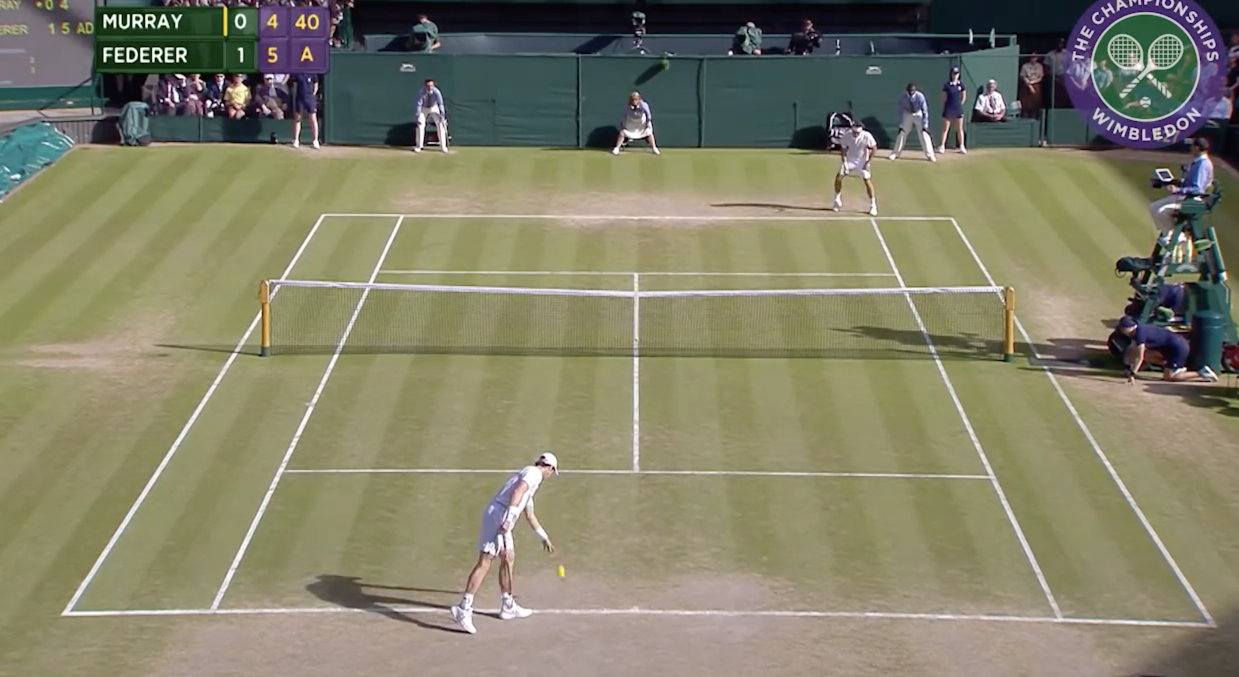
#> input picture tn1.png, 2478 x 1354 px (shown at 1/2 size)
$ jupyter execute --allow-errors 8-1_Houghline.ipynb   (shell and % lines are left out)
#> lines starting #> are read from the running program, lines starting #| are printed output that depends on the picture; after the words box and inside, x2 and y2 are one past the last pixel; in counts of white or black regions, pixels touching at a corner belong together
1. adaptive gaussian thresholding
2. dialation
3. houghlines

[cell 1]
import cv2
import numpy as np
import matplotlib.pyplot as plt

# Dilation

[cell 2]
kernel1 = np.ones((1,1),np.uint8)
kernel3 = np.ones((3,3),np.uint8)
kernel5 = np.ones((5,5),np.uint8)
kernel10 = np.ones((10,10),np.uint8)
kernel20 = np.ones((20,20),np.uint8)

krn = [kernel1, kernel3, kernel5, kernel10, kernel20]

[cell 3]
fig, axs = plt.subplots(1, 5, figsize=(50,10))
fig.suptitle('kernel')

#> (the rest of this cell did not finish here and is left out)

[cell 4]
def plot(rows, cols, figsize, title, images):
    fig, axs = plt.subplots(rows, cols, figsize=figsize)
    fig.suptitle(title)
    for a in range(rows):
        for b in range(cols):
            axs[a, b].imshow(images[a][b], 'gray')
            axs[a, b].set_title('Axis [' + str(a) + str(b) + ']')

[cell 5]
high = np.array([232, 229, 227])
low = np.array([203, 196, 169])

img = cv2.imread('tn1.png')
#> img is the input picture: shape (1354, 2478, 3); mean B, G, R 105, 128.7, 130.8
imgi = cv2.cvtColor(img, cv2.COLOR_BGR2RGB)
rng = cv2.inRange(imgi, low, high)
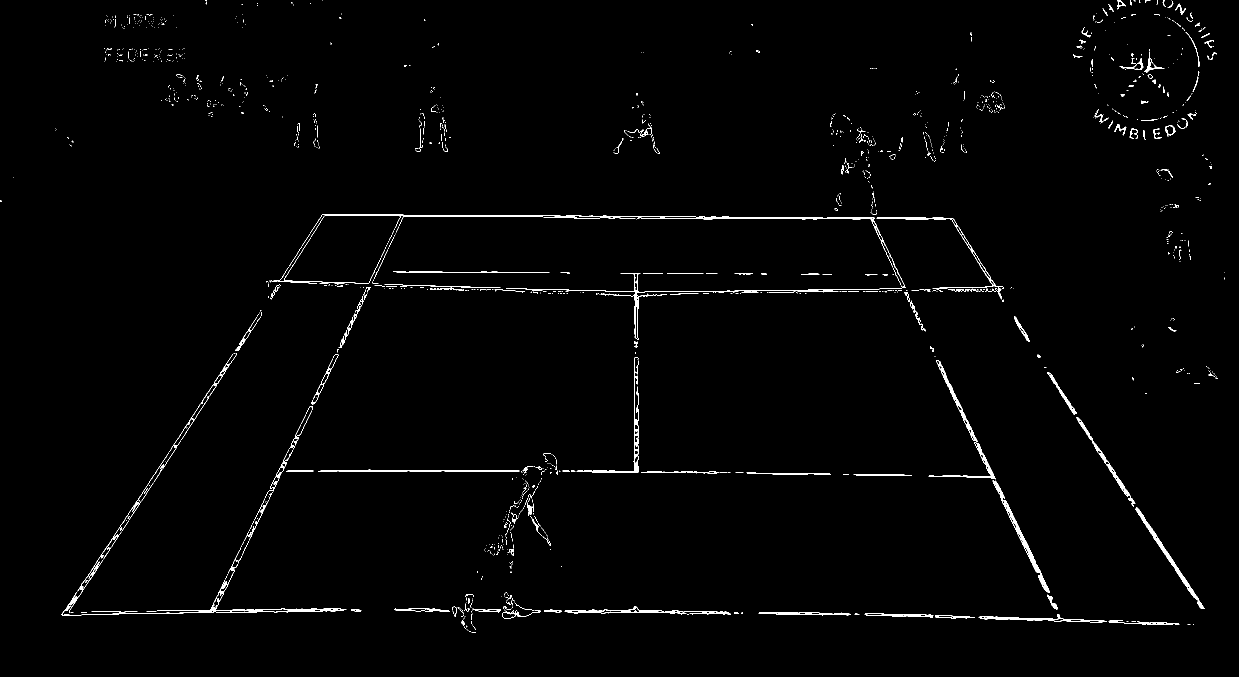
#> rng: shape (1354, 2478) (shown at 1/2 size); 1.3% white; 1456 white regions (1279 under 20 px), largest, box (x1, y1, x2, y2) and area: (620, 428, 1812, 680) 6225, (123, 905, 693, 1231) 3579, (1985, 961, 2099, 1186) 1820
edges = cv2.Canny(rng,50,150,apertureSize=3)
#> edges: shape (1354, 2478); 1.2% white in thin lines or dots
edges2 = cv2.Canny(rng,50,150,apertureSize=5)
#> edges2: shape (1354, 2478); 1.4% white in thin lines or dots

kernel3 = np.ones((3,3),np.uint8)
dilation = cv2.dilate(edges2,kernel3,iterations = 1)
#> dilation: shape (1354, 2478); 4.1% white; 309 white regions (1 under 20 px), largest, box (x1, y1, x2, y2) and area: (530, 426, 2010, 696) 31323, (122, 572, 743, 1233) 22326, (1856, 718, 2100, 1187) 5746

[cell 6]
arr = [ [edges, edges2], [dilation, img]]

[cell 7]
plot(2,2,(20,10), 'arr', arr)
#> figure, not shown here; B, G, R data is drawn as R, G, B

[cell 8]
lines1 = cv2.HoughLinesP(edges2,1,np.pi/180,100, minLineLength = 500, maxLineGap=100)
#> lines1 = 66 rows, first 6: [851, 1216, 2246, 1240], [419, 1226, 807, 429], [418, 1222, 805, 428], [541, 559, 1363, 588], [132, 1231, 654, 427], [799, 433, 1732, 433]
lines2 = cv2.HoughLinesP(edges2,1,np.pi/180,100, minLineLength = 500, maxLineGap=200)
#> lines2 = 86 rows, first 6: [851, 1216, 2246, 1240], [419, 1226, 892, 255], [418, 1222, 892, 250], [541, 559, 1363, 588], [132, 1231, 654, 427], [640, 433, 1732, 433]
lines3 = cv2.HoughLinesP(edges2,1,np.pi/180,100, minLineLength = 1000, maxLineGap=100)
#> lines3 = [[851, 1216, 2246, 1240], [823, 1216, 2029, 1237], [903, 1215, 2145, 1237], [903, 1214, 2035, 1234]]
lines4 = cv2.HoughLinesP(edges2,1,np.pi/180,100, minLineLength = 1000, maxLineGap=200)
#> lines4 = [[851, 1216, 2246, 1240], [640, 433, 1732, 433], [571, 546, 1976, 546], [549, 581, 2000, 581], [126, 1222, 1443, 1222], [551, 580, 2001, 580], [550, 582, 1999, 582], [819, 1216, 2272, 1241], [906, 1212, 2120, 1234], [903, 1215, 2127, 1236], [127, 1221, 1373, 1221], [128, 1220, 1316, 1220]]


red = (255,0,0)
img1= img.copy()
img2= img.copy()
img3= img.copy()
img4= img.copy()

for line in lines1:
    x1, y1, x2, y2 = line[0]
    img1 = cv2.line(img1, (x1, y1), (x2,y2), red)
#> this loop made 66 passes
#> (x1, y1, x2, y2) on passes 1 to 12: (851, 1216, 2246, 1240), (419, 1226, 807, 429), (418, 1222, 805, 428), (541, 559, 1363, 588), (132, 1231, 654, 427), (799, 433, 1732, 433), (788, 1217, 1460, 1229), (124, 1231, 645, 428), (893, 943, 1458, 943), (1688, 327, 2049, 1101), (917, 581, 1469, 581), (127, 1231, 649, 427)
#> img1: shape (1354, 2478, 3); mean B, G, R 105.9, 125.9, 127.9

for line in lines2:
    x1, y1, x2, y2 = line[0]
    img2 = cv2.line(img2, (x1, y1), (x2,y2), red)
#> this loop made 86 passes
#> (x1, y1, x2, y2) on passes 1 to 12: (851, 1216, 2246, 1240), (419, 1226, 892, 255), (418, 1222, 892, 250), (541, 559, 1363, 588), (132, 1231, 654, 427), (640, 433, 1732, 433), (660, 1215, 1460, 1229), (124, 1231, 645, 428), (562, 943, 1458, 943), (1688, 327, 2115, 1243), (568, 546, 1976, 546), (1149, 437, 1908, 437)
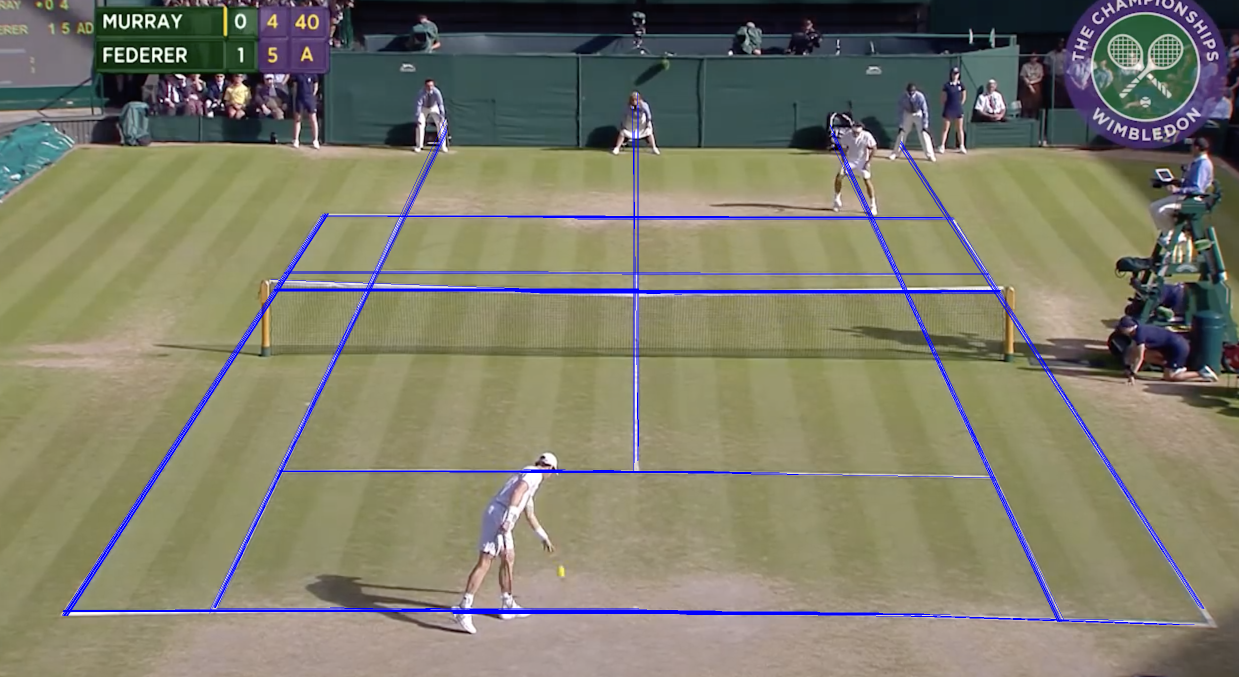
#> img2: shape (1354, 2478, 3) (shown at 1/2 size); mean B, G, R 106.5, 124.7, 126.7

for line in lines3:
    x1, y1, x2, y2 = line[0]
    img3 = cv2.line(img3, (x1, y1), (x2,y2), red)
#> this loop made 4 passes
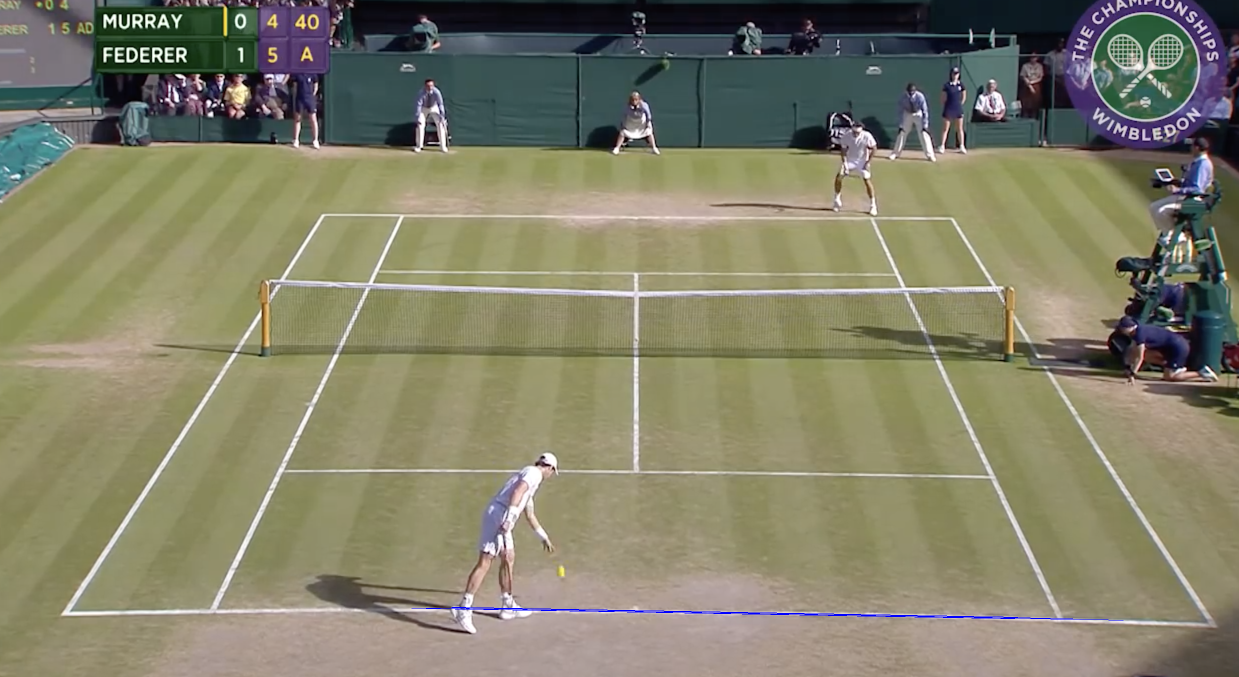
#> img3: shape (1354, 2478, 3) (shown at 1/2 size); mean B, G, R 105.1, 128.5, 130.5

for line in lines4:
    x1, y1, x2, y2 = line[0]
    img4 = cv2.line(img4, (x1, y1), (x2,y2), red)
#> this loop made 12 passes
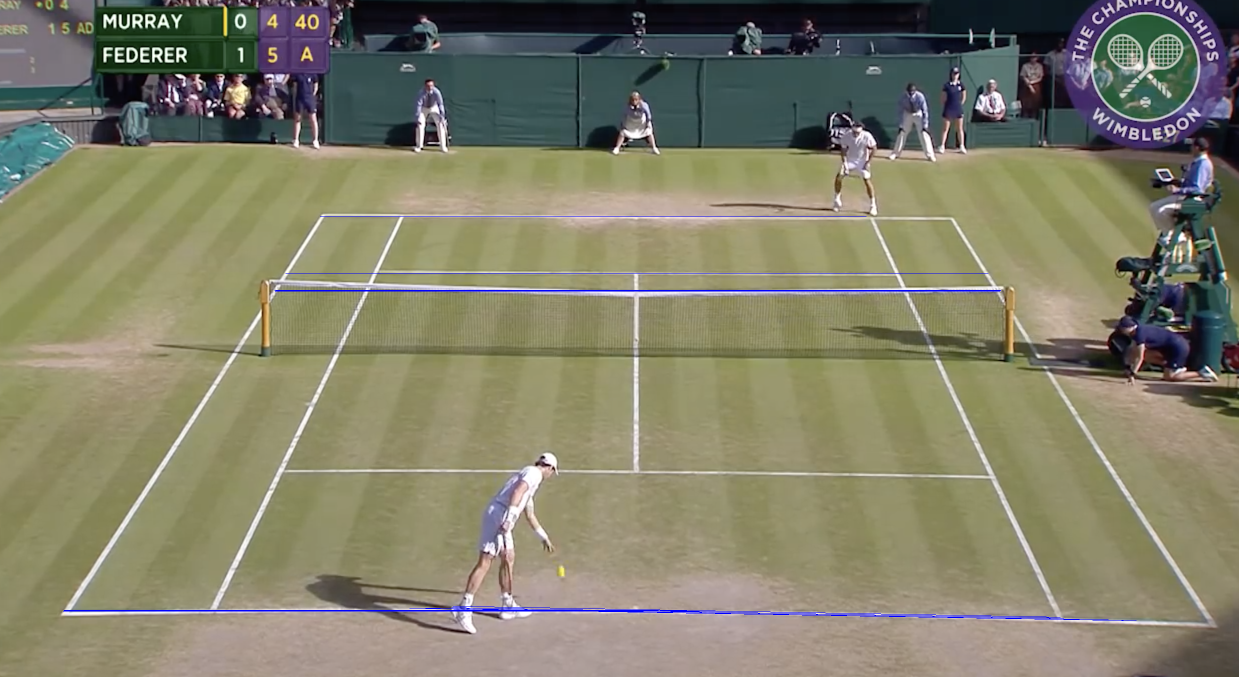
#> img4: shape (1354, 2478, 3) (shown at 1/2 size); mean B, G, R 105.3, 127.9, 129.9

images = [[img1, img2], [img3, img4]]
plot(2,2,(20,10), 'Houghlines', images)
#> figure, not shown here; B, G, R data is drawn as R, G, B

[cell 9]
plot(2,2,(20,10), 'Houghlines', images)

[cell 10]
lines5 = cv2.HoughLinesP(edges2,1,np.pi/180,100, minLineLength = 500, maxLineGap=120)
#> lines5 = 71 rows, first 6: [851, 1216, 2246, 1240], [419, 1226, 807, 429], [418, 1222, 805, 428], [541, 559, 1363, 588], [132, 1231, 654, 427], [799, 433, 1732, 433]
lines6 = cv2.HoughLinesP(edges2,1,np.pi/180,100, minLineLength = 500, maxLineGap=140)
#> lines6 = 77 rows, first 6: [851, 1216, 2246, 1240], [419, 1226, 807, 429], [418, 1222, 805, 428], [541, 559, 1363, 588], [132, 1231, 654, 427], [799, 433, 1732, 433]
lines7 = cv2.HoughLinesP(edges2,1,np.pi/180,100, minLineLength = 500, maxLineGap=160)
#> lines7 = 80 rows, first 6: [851, 1216, 2246, 1240], [419, 1226, 892, 255], [418, 1222, 892, 250], [541, 559, 1363, 588], [132, 1231, 654, 427], [640, 433, 1732, 433]
lines8 = cv2.HoughLinesP(edges2,1,np.pi/180,100, minLineLength = 500, maxLineGap=180)
#> lines8 = 85 rows, first 6: [851, 1216, 2246, 1240], [419, 1226, 892, 255], [418, 1222, 892, 250], [541, 559, 1363, 588], [132, 1231, 654, 427], [640, 433, 1732, 433]

red = (255,0,0)
img1= img.copy()
img2= img.copy()
img3= img.copy()
img4= img.copy()

#> (the rest of this cell did not finish here and is left out)

[cell 11]
lines5[0], lines5[1],
#> Out = ([[851, 1216, 2246, 1240]], [[419, 1226, 807, 429]])

[cell 12]
lines5.shape, lines6.shape,lines7.shape, lines8.shape

[cell 13]
lines4.shape
#> Out = (12, 1, 4)

[cell 14]
for line in lines5:
    x1, y1, x2, y2 = line[0]
    if y2-100 < y1 < y2 + 100:
        img1 = cv2.line(img1, (x1, y1), (x2,y2), red)
    else:
        img1 = cv2.line(img1, (x1, y1), (x2,y2), (0,255,0))
#> this loop made 71 passes
#> line on passes 39 to 50: [[1660, 249, 2123, 1242]], [[350, 1219, 1293, 1219]], [[905, 1226, 1765, 1226]], [[1662, 266, 2118, 1243]], [[125, 1223, 1634, 1223]], [[137, 1210, 620, 466]], [[1244, 548, 1795, 548]], [[431, 1215, 747, 568]], [[313, 1220, 1355, 1220]], [[1044, 940, 1608, 949]], [[1042, 584, 1998, 584]], [[426, 1214, 809, 429]]
#> img1: shape (1354, 2478, 3); mean B, G, R 104, 127.6, 127.6

plt.imshow(img1)

[cell 15]
gray = np.float32(dilation)
dilation.shape, dilation.dtype, gray.shape, gray.dtype,

[cell 16]
lines9 = cv2.HoughLinesP(edges2,1,np.pi/180,100, minLineLength = 900, maxLineGap=200)
lines9.shape
#> Out = (37, 1, 4)

1. verti vs hori
2. verti --> x1 or x2

[cell 17]
lines9 = cv2.HoughLinesP(edges2,1,np.pi/180,100, minLineLength = 800, maxLineGap=100)
lines10 = cv2.HoughLinesP(edges2,1,np.pi/180,100, minLineLength = 800, maxLineGap=200)
lines11 = cv2.HoughLinesP(edges2,1,np.pi/180,100, minLineLength = 900, maxLineGap=100)
lines12 = cv2.HoughLinesP(edges2,1,np.pi/180,100, minLineLength = 900, maxLineGap=200)

thickness = 9

red = (255,0,0)
img1= img.copy()
img2= img.copy()
img3= img.copy()
img4= img.copy()

for line in lines5:
    if y2-100 < y1 < y2 + 100:
        img1 = cv2.line(img1, (x1, y1), (x2,y2), red, thickness)
    else:
        img1 = cv2.line(img1, (x1, y1), (x2,y2), (0,255,0), thickness)
#> this loop made 71 passes

for line in lines6:
    x1, y1, x2, y2 = line[0]
    if y2-100 < y1 < y2 + 100:
        img2 = cv2.line(img1, (x1, y1), (x2,y2), red, thickness)
    else:
        img2 = cv2.line(img1, (x1, y1), (x2,y2), (0,255,0), thickness)
#> this loop made 77 passes
#> img1: shape (1354, 2478, 3); mean B, G, R 104.2, 125.3, 120.5

for line in lines7:
    x1, y1, x2, y2 = line[0]
    if y2-100 < y1 < y2 + 100:
        img3 = cv2.line(img1, (x1, y1), (x2,y2), red, thickness)
    else:
        img3 = cv2.line(img1, (x1, y1), (x2,y2), (0,255,0), thickness)
#> this loop made 80 passes
#> img1: shape (1354, 2478, 3); mean B, G, R 103.9, 125.4, 119.6

for line in lines8:
    x1, y1, x2, y2 = line[0]
    if y2-100 < y1 < y2 + 100:
        img4 = cv2.line(img1, (x1, y1), (x2,y2), red, thickness)
    else:
        img4 = cv2.line(img1, (x1, y1), (x2,y2), (0,255,0), thickness)
#> this loop made 85 passes
#> img1: shape (1354, 2478, 3); mean B, G, R 104.1, 125.1, 119

images = [[img1, img2], [img3, img4]]
plot(2,2,(20,10), 'Houghlines', images)
#> figure, not shown here; B, G, R data is drawn as R, G, B

[cell 18]
lines9.shape, lines10.shape, lines11.shape, lines12.shape,

[cell 19]
img1 = cv2.cvtColor(img1, cv2.COLOR_BGR2GRAY)
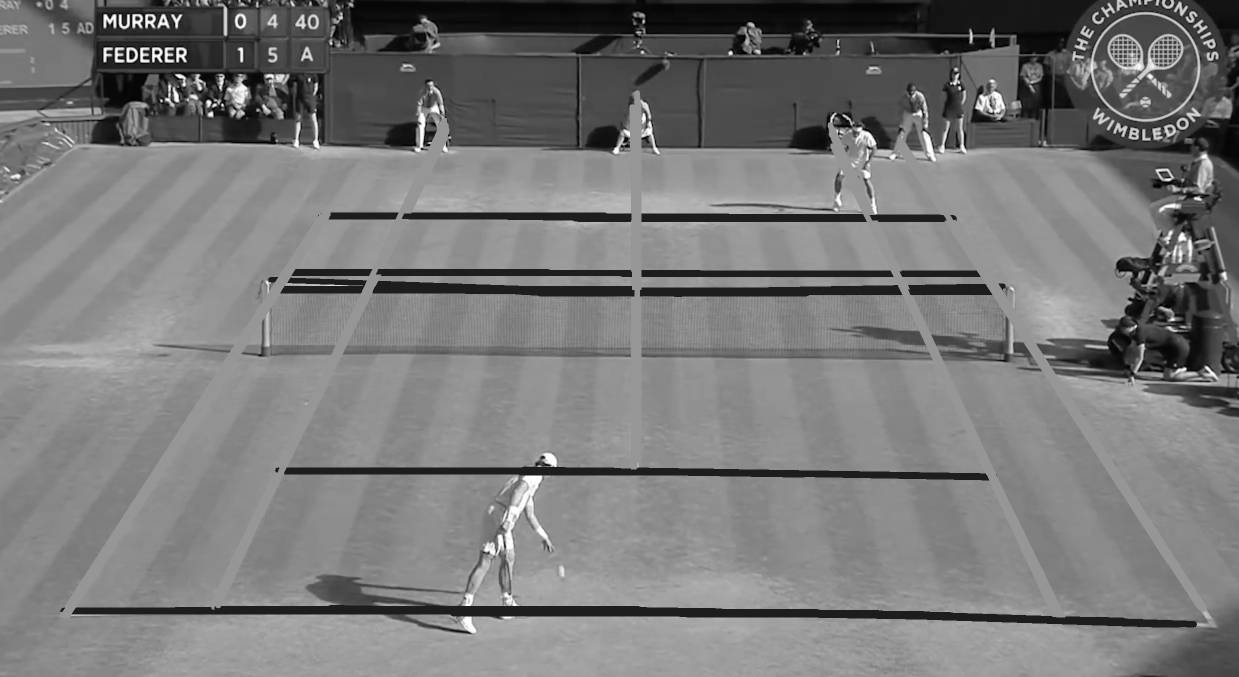
#> img1: shape (1354, 2478) (shown at 1/2 size); min 0, max 255, mean 120.9
# Detector parameters
blockSize = 2
apertureSize = 3
k = 0.04
# Detecting corners
dst = cv2.cornerHarris(img1, blockSize, apertureSize, k)
